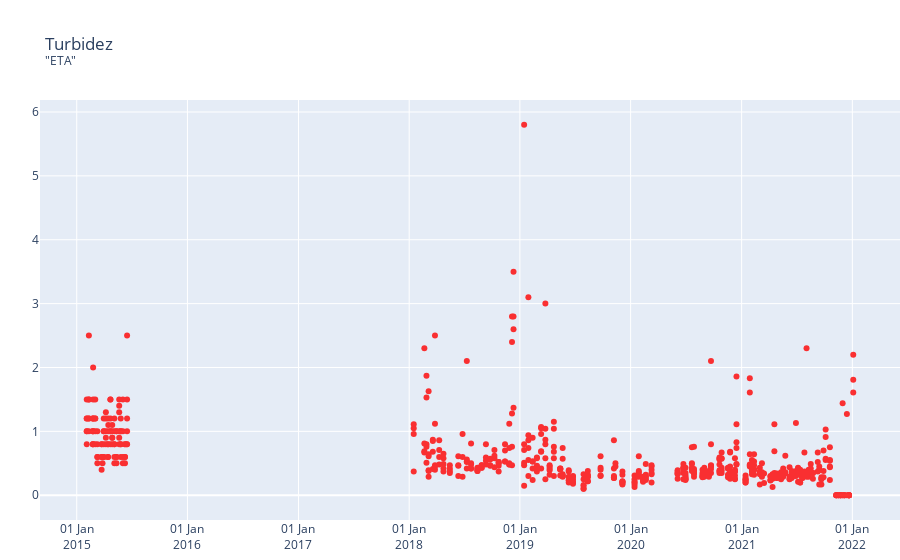

The notebook cell saved with this chart:
### Code cell
list_formas = list(set(df_temp['Nome Da Forma De Abastecimento']))
print(list_formas)
xaxis_column_name = list_formas[n_forma]
print(xaxis_column_name)

# Create Figure
fig = go.Figure()

# Add trace
fig.add_trace(
    go.Scatter(
        x=df_temp['Data Da Coleta'],
        #y=df['Resultado'],
        y=df_temp[df_temp['Nome Da Forma De Abastecimento'] == xaxis_column_name]['Resultado'],
        name='conclusao',
        mode='markers',
        marker={'color': 'red'},
        opacity=0.8,
    )
)

# Udate
fig.update_layout(
    title='Turbidez<br><sup>"{}"</sup>'.format(xaxis_column_name),
    xaxis_tickformat='%d %b<br>%Y',
    margin={
        'l': 40,
        'b': 40,
        #'t': 40,
        'r': 0
    },
    #dragmode='pan',
    hovermode='x',

)
#fig.write_html('ddd.html', config=config)
fig

### Figure 1 — Plotly figure (JSON) as saved in the notebook; plotly's stock layout.template omitted (floating-point values rounded to 4 significant figures; data arrays with more than 128 entries replaced by an {"elided": "..."} marker saying what was removed)
{"data": [{"marker": {"color": "red"}, "mode": "markers", "name": "conclusao", "opacity": 0.8, "type": "scatter", "x": {"elided": "595 str values"}, "y": {"elided": "595 float values"}}], "layout": {"autosize": true, "hovermode": "x", "margin": {"b": 40, "l": 40, "r": 0}, "title": {"text": "Turbidez<br><sup>\"ETA\"</sup>"}, "xaxis": {"autorange": true, "range": ["2014-08-25 07:51:07.3135", "2022-06-14 16:08:52.6865"], "tickformat": "%d %b<br>%Y", "type": "date"}, "yaxis": {"autorange": true, "range": [-0.4491, 6.249], "type": "linear"}}}
